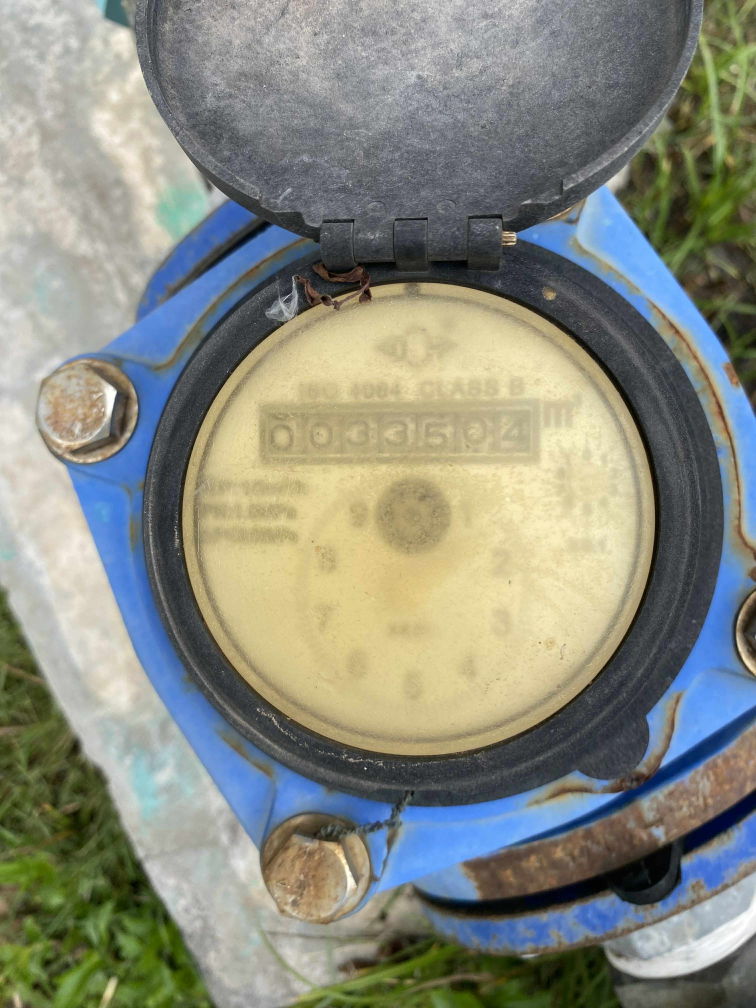
#> input picture backend/python/test.jpg, 3024 x 4032 px (shown at 1/4 size)
$ python -i digit_segment.py   (imports and definitions only)
#> lines starting #> are read from the running program, lines starting #| are printed output that depends on the picture
import cv2
import numpy as np

def find_digits(binary_img, min_height=20, min_width=10):
    contours, _ = cv2.findContours(binary_img, cv2.RETR_EXTERNAL, cv2.CHAIN_APPROX_SIMPLE)
    digit_rois = []

    for cnt in contours:
        x, y, w, h = cv2.boundingRect(cnt)
        if h >= min_height and w >= min_width:  # กรอง noise เล็ก
            digit = binary_img[y:y+h, x:x+w]
            digit = cv2.resize(digit, (28,28), interpolation=cv2.INTER_AREA)
            digit = digit.astype("float32") / 255.0
            digit = digit.reshape(28,28,1)  # สำหรับ CNN ที่ใช้ input shape (28,28,1)
            digit_rois.append((x, digit))

    # เรียงจากซ้ายไปขวา
    digit_rois = sorted(digit_rois, key=lambda x: x[0])
    return digit_rois

>>> import cv2
>>> picture = cv2.imread('test.jpg', cv2.IMREAD_GRAYSCALE)
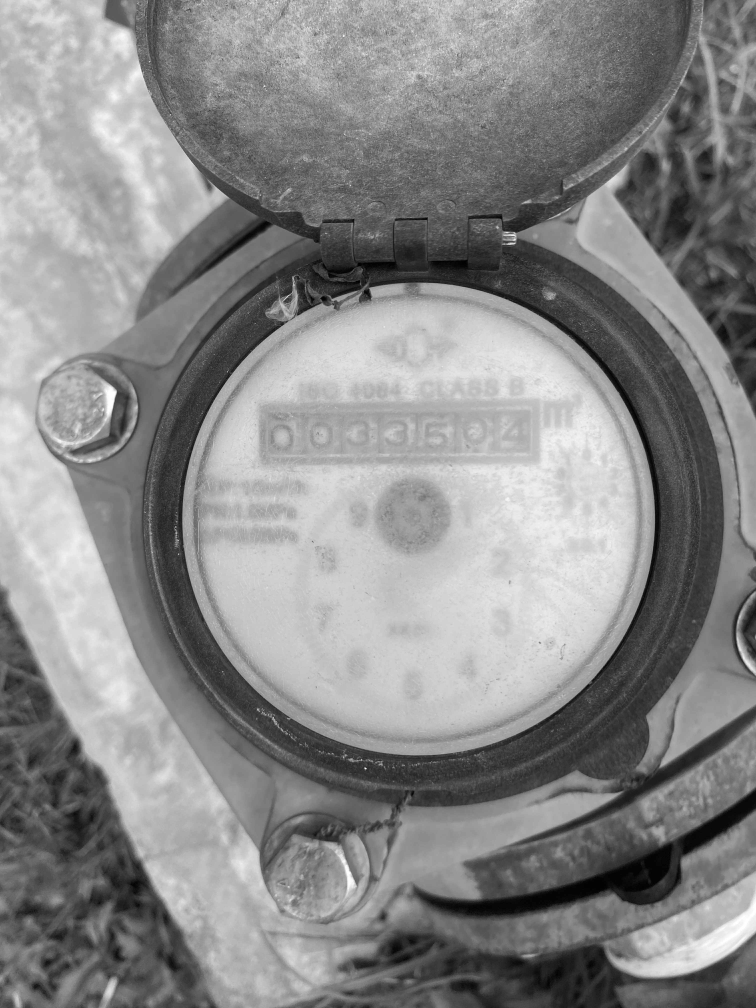
#> picture: shape (4032, 3024) (shown at 1/4 size); min 0, max 255, mean 137.1
>>> result = find_digits(picture)
#> in find_digits, `contours, _ = cv2.findContours(binary_img, cv2.RETR_EXTERNAL, cv2.CHAI..`: contours = 1 item
#> the loop in find_digits, `for cnt in contours:` made 1 pass
#> (x, y, w, h) on pass 1: (0, 0, 3024, 4032)
#> pass 1, in find_digits, `digit = cv2.resize(digit, (28,28), interpolation=cv2.INTER_AREA)`:
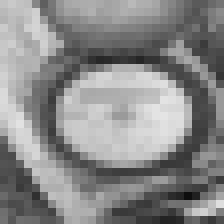
#> digit: shape (28, 28) (shown 8 times larger); min 14, max 228, mean 137.1
#> result = 1 item
